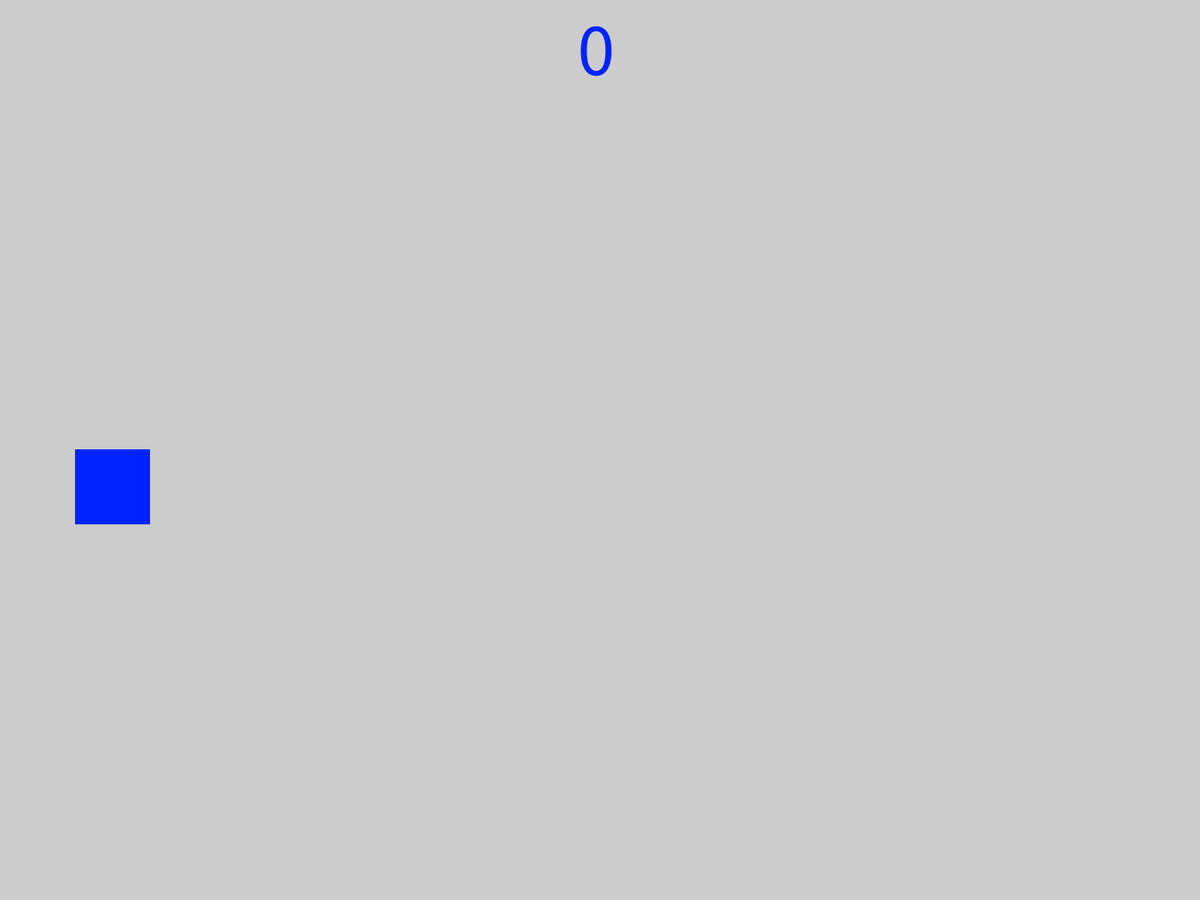
Frame 1 (no input)
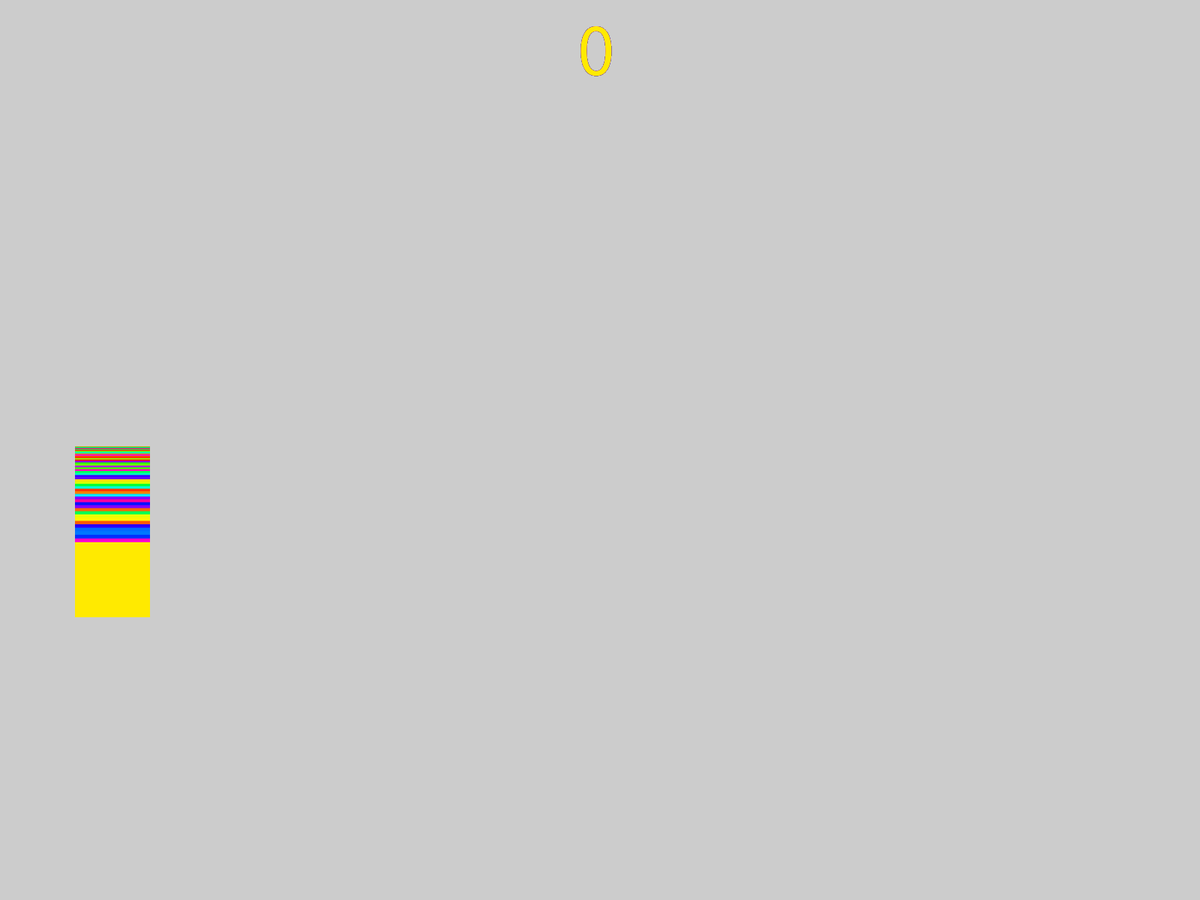
Frame 60 (the mouse pressed at the canvas centre just before this capture)
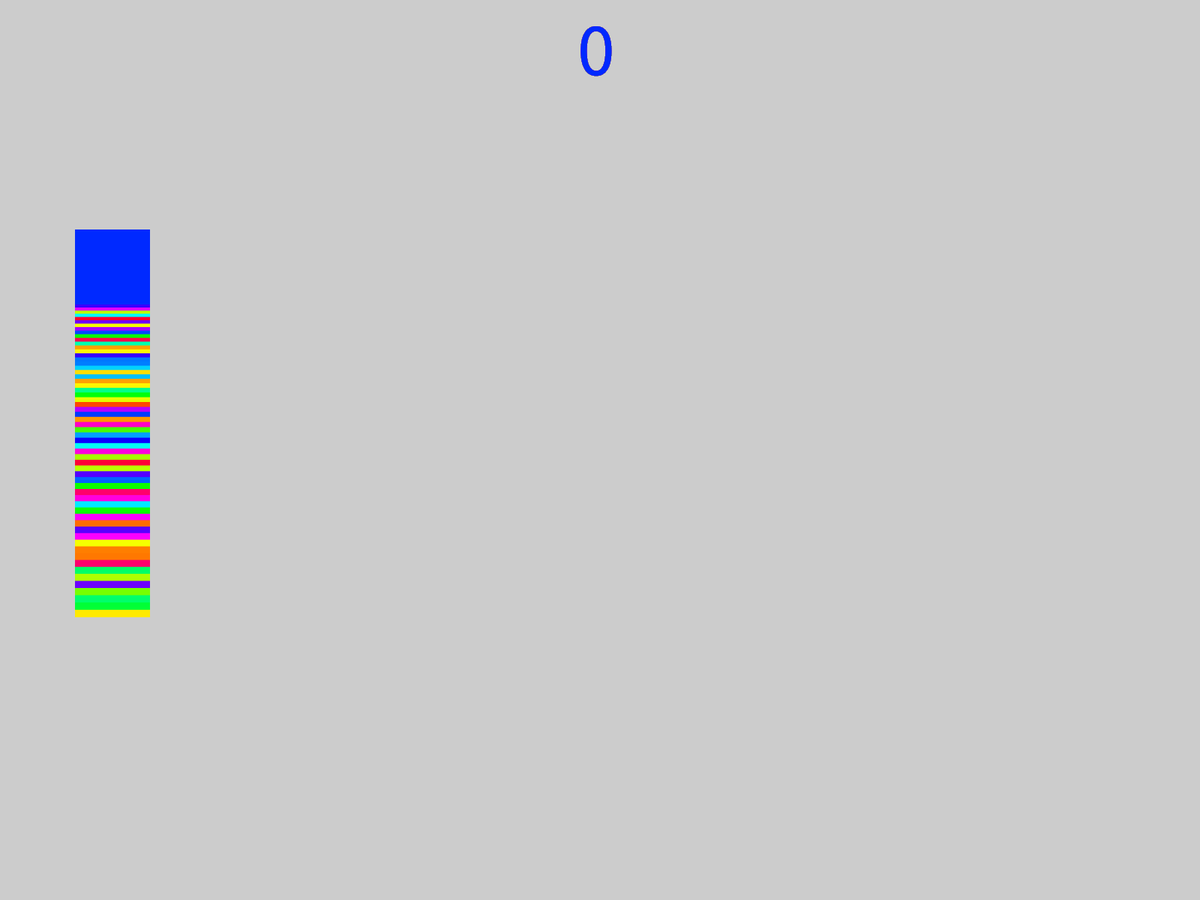
Frame 120 (the mouse held since frame 60 and released just before this capture)

The Processing sketch that drew these frames (run headless with seeded random() and noise(); from frame 60 on, the mouse is pressed at the canvas centre):

// Processing sketch: flappy_01
// ── flappy_01.pde

int score=0;
float position=displayHeight/2;
float gravity=-1;
void gameReset(){
  score=0;
  gravity=-1;
  position=displayHeight/2;
}
void setup(){
  fullScreen();
  colorMode(HSB);
  noStroke();
  textSize(100);
}
void draw(){
//  background(int(random(255)),255,255);
  gravity=gravity+0.1;
  position=position+gravity;
  fill(int(random(255)),255,255);
  rect(100,position,100,100);
  text(score,width/2-30*String.valueOf(score).length(),100);
}
void mousePressed(){
  gravity=-10;
}
void keyPressed(){score=score+1;}
